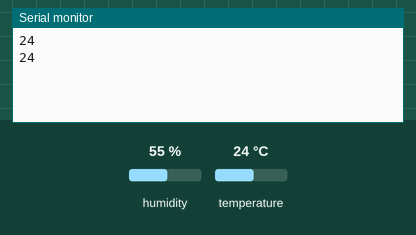
Simulated run of this sketch. Board: Arduino Leonardo, built with avr-gcc and run on an emulated ATmega32U4. On the bench: the last lines printed to the serial monitor. The test bench sets the inputs (shaded band); at power-on: temperature 24 °C, humidity 55 %.

Above: at 2.8 s.
2.9 s: temperature set to 12 °C
At 4.9 s:
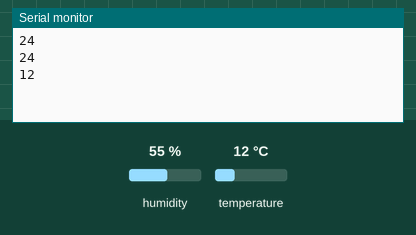
5.6 s: temperature set to 19 °C
At 7.3 s:
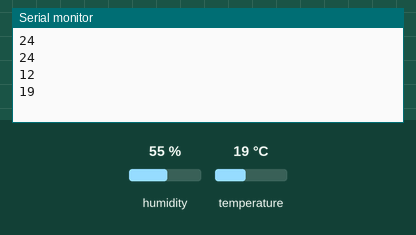
Timing chart, 0 to 8.8 s (numbered marks = the images above; inputs shaded):
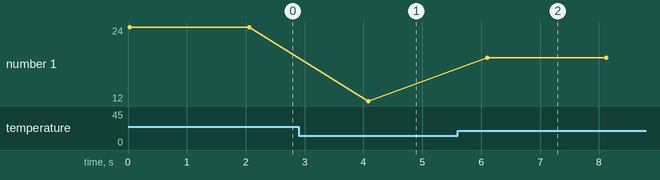

The sketch:

DHT.ino
```cpp
#include <dht11.h>
#define DHT11PIN 4 // broche DATA -> broche 4

dht11 DHT11;
 int pinled =7;
 int incomingByte =0;
void setup()
{
  Serial.begin(9600);
  while (!Serial) {
    // wait for serial port to connect. Needed for native USB (LEONARDO)
  }


}

void loop()
{
  DHT11.read(DHT11PIN);
  Serial.println(DHT11.temperature);

    incomingByte=Serial.read();
    if(incomingByte==48 )
    {
      digitalWrite(pinled,LOW);

    }

    if(DHT11.temperature >=30)
    {
      digitalWrite(pinled,HIGH);
    }
    else
    digitalWrite(pinled,LOW);

  delay(2000);
}
```

Measured:
- after the input at 2.9 s, the serial monitor: prints a new line after 1.2 s (image 1)
- after the input at 5.6 s, the serial monitor: prints a new line after 0.50 s (image 2)
- plotted number 1: 24 → 12 after the input at 2.9 s, 12 → 19 after the input at 5.6 s
